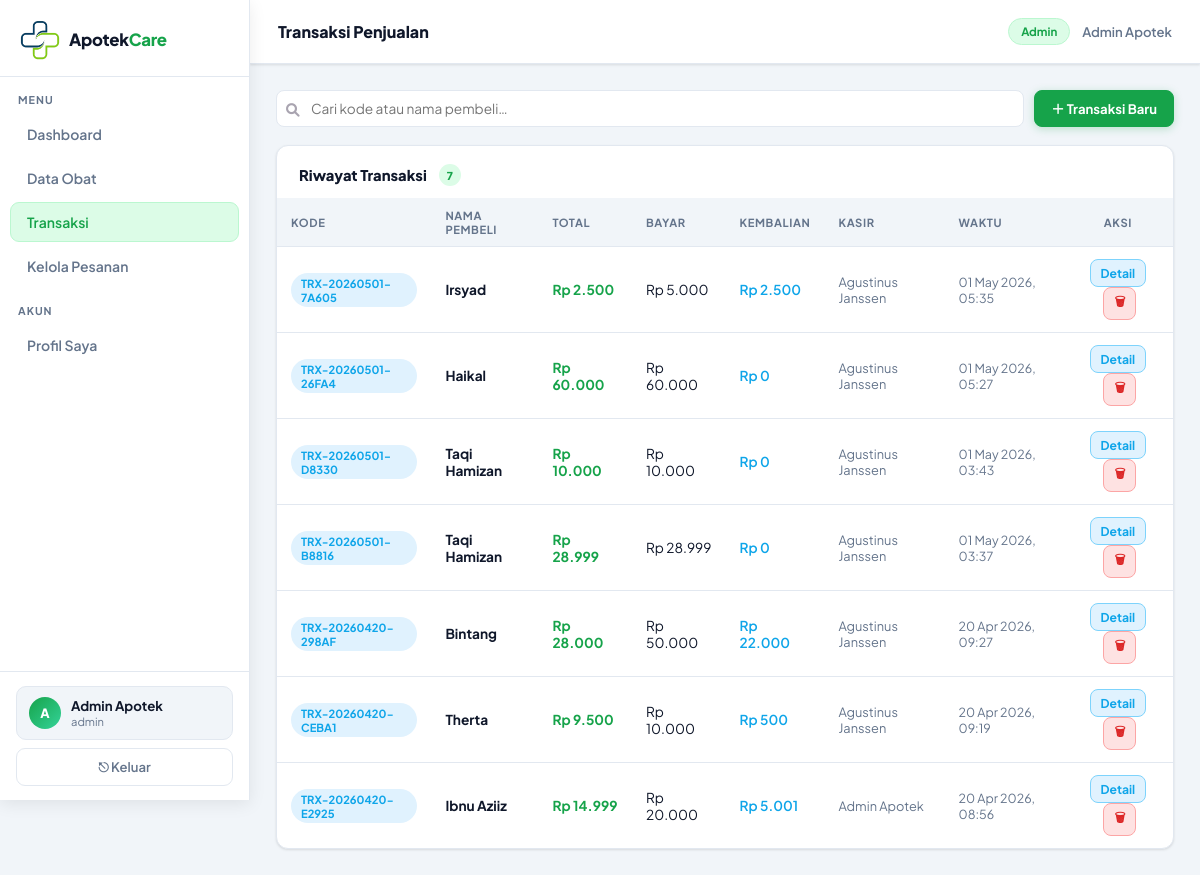
Page /apotek/transaksi.php (signed in) on the committed database.
### tables this page shows
CREATE TABLE `transaksi` (
  `id` int NOT NULL,
  `kode_transaksi` varchar(30) NOT NULL,
  `nama_pembeli` varchar(100) NOT NULL,
  `total_harga` decimal(14,2) NOT NULL DEFAULT '0.00',
  `bayar` decimal(14,2) NOT NULL DEFAULT '0.00',
  `kembalian` decimal(14,2) NOT NULL DEFAULT '0.00',
  `catatan` text,
  `user_id` int DEFAULT NULL,
  `created_at` timestamp NULL DEFAULT CURRENT_TIMESTAMP
);

CREATE TABLE `users` (
  `id` int NOT NULL,
  `nama` varchar(100) NOT NULL,
  `email` varchar(150) NOT NULL,
  `no_hp` varchar(20) DEFAULT NULL,
  `password` varchar(255) NOT NULL,
  `role` enum('admin','apoteker','customer') DEFAULT 'apoteker',
  `created_at` timestamp NULL DEFAULT CURRENT_TIMESTAMP
);

### apotek/transaksi.php (the view, shortened to what this page needs)
<?php
require_once '../config/db.php';
require_once '../includes/layout.php';
$search = trim($_GET['q']??'');
$where  = $search?"WHERE t.kode_transaksi LIKE ? OR t.nama_pembeli LIKE ?":"";
$params = $search?["%$search%","%$search%"]:[];
$stmt=$pdo->prepare("SELECT t.*,u.nama as kasir FROM transaksi t LEFT JOIN users u ON t.user_id=u.id $where ORDER BY t.created_at DESC");
$stmt->execute($params);
$trxList=$stmt->fetchAll();
?>
<link rel="stylesheet" href="https://cdnjs.cloudflare.com/ajax/libs/font-awesome/6.0.0/css/all.min.css">
<div class="toolbar">
    <div class="search-box">
        <span class="search-icon"><i class="fas fa-search" style="color: #a9a4b0"></i></span>
        <input type="text" id="sInput" placeholder="Cari kode atau nama pembeli…"
            value="<?= htmlspecialchars($search) ?>" onkeyup="liveSearch('sInput','tTrx')"/>
    </div>
    <button class="btn btn-green" onclick="openModal('m-trx')">＋ Transaksi Baru</button>
</div>
<div class="card" style="padding:0;overflow:hidden">
    <div style="padding:18px 22px 0">
        <div class="card-title" style="margin:0"> Riwayat Transaksi <span class="pill"><?= count($trxList) ?></span></div>
    </div>
    <div class="table-wrap" style="padding:12px 0 0">
        <table id="tTrx">
        <thead>
            <tr><th>Kode</th><th>Nama Pembeli</th><th>Total</th><th>Bayar</th><th>Kembalian</th><th>Kasir</th><th>Waktu</th><th style="text-align:center">Aksi</th></tr>
        </thead>
        <tbody>
        <?php if(empty($trxList)): ?>
            <tr><td colspan="9"><div class="empty"><div class="ei">📭</div><p>Belum ada transaksi</p></div></td></tr>
        <?php else: ?>
        <?php foreach($trxList as $i=>$t): ?>
            <tr>
            <td><span class="badge b-blue"><?= htmlspecialchars($t['kode_transaksi']) ?></span></td>
            <td style="font-weight:700"><?= htmlspecialchars($t['nama_pembeli']) ?></td>
            <td style="font-weight:700;color:var(--green)">Rp <?= number_format($t['total_harga'],0,',','.') ?></td>
            <td>Rp <?= number_format($t['bayar'],0,',','.') ?></td>
            <td style="color:var(--blue);font-weight:600">Rp <?= number_format($t['kembalian'],0,',','.') ?></td>
            <td style="font-size:.8rem;color:var(--muted)"><?= htmlspecialchars($t['kasir']??'—') ?></td>
            <td style="font-size:.78rem;color:var(--muted)"><?= date('d M Y, H:i',strtotime($t['created_at'])) ?></td>
            <td style="text-align:center">
                <button class="btn btn-blue btn-sm" onclick="lihatDetail(<?= $t['id'] ?>)">Detail</button>
                <button class="btn btn-red btn-sm" style="margin-left:4px" onclick="openDelTrx(<?= $t['id'] ?>,'<?= htmlspecialchars(addslashes($t['kode_transaksi'])) ?>')">🗑</button>
            </td>
            </tr>
        <?php endforeach; ?>
        <?php endif; ?>
        </tbody>
        </table>
    </div>
</div>
<?php require_once '../includes/layout_end.php'; ?>

### includes/style.css (style rules this page uses)
*,*::before,*::after { box-sizing:border-box;margin:0;padding:0 }
:root { --green: #16a34a; --green-d: #15803d; --green-l: #dcfce7; --green-m: #bbf7d0; --blue: #0ea5e9; --blue-l: #e0f2fe; --amber: #d97706; --amber-l: #fef3c7; --red: #dc2626; --red-l: #fee2e2; --text: #0f172a; --text-s: #334155; --muted: #64748b; --border: #e2e8f0; --bg: #f1f5f9; --white: #ffffff; --sidebar-w: 250px; --topbar-h: 64px; --font: 'Plus Jakarta Sans', sans-serif; --rad: 12px; --trans: .18s ease; --shadow: 0 1px 3px rgba(0,0,0,.08), 0 1px 2px rgba(0,0,0,.04); --shadow-m: 0 4px 16px rgba(0,0,0,.08); }
body { font-family:var(--font);background:var(--bg);color:var(--text);display:flex;min-height:100vh }
button { cursor:pointer;font-family:var(--font) }
.card { background:var(--white);border:1px solid var(--border); border-radius:var(--rad);padding:22px 24px; box-shadow:var(--shadow); }
.card-title { font-size:.92rem;font-weight:800;color:var(--text); margin-bottom:16px;display:flex;align-items:center;gap:8px;flex-wrap:wrap; }
.table-wrap { overflow-x:auto }
table { width:100%;border-collapse:collapse;font-size:.855rem }
thead th { background:var(--bg);padding:10px 14px; font-size:.7rem;font-weight:700;color:var(--muted); letter-spacing:.6px;text-transform:uppercase; border-bottom:1px solid var(--border);text-align:left; }
tbody tr { border-bottom:1px solid var(--border);transition:background var(--trans) }
tbody td { padding:12px 14px;vertical-align:middle }
tbody tr:last-child { border:none }
.badge { display:inline-flex;align-items:center;padding:3px 10px; border-radius:99px;font-size:.7rem;font-weight:700; }
.b-blue { background:var(--blue-l);color:var(--blue) }
.btn { display:inline-flex;align-items:center;gap:6px; padding:8px 16px;border-radius:8px;font-size:.82rem;font-weight:700; border:1.5px solid transparent;transition:all var(--trans);cursor:pointer; }
.btn-green { background:var(--green);color:#fff;border-color:var(--green);box-shadow:0 2px 8px rgba(22,163,74,.25) }
.btn-red { background:var(--red-l);color:var(--red);border-color:#fca5a5 }
.btn-sm { padding:5px 10px;font-size:.76rem }
.btn-blue { background:var(--blue-l);color:var(--blue);border-color:#7dd3fc }
.toolbar { display:flex;align-items:center;gap:10px;margin-bottom:18px;flex-wrap:wrap }
.search-box { position:relative;flex:1;min-width:180px }
.search-box input { width:100%;padding:9px 13px 9px 34px; border:1.5px solid var(--border);border-radius:8px; font-family:var(--font);font-size:.855rem;color:var(--text); background:#fff;outline:none;transition:border-color var(--trans); }
.search-icon { position:absolute;left:10px;top:50%;transform:translateY(-50%);color:var(--muted);font-size:.85rem }
.pill { display:inline-flex;align-items:center;justify-content:center; min-width:22px;height:22px;padding:0 6px; border-radius:99px;font-size:.68rem;font-weight:800; background:var(--green-l);color:var(--green);margin-left:4px; }

### rows in the picture
transaksi: kode_transaksi "TRX-20260501-7A605", nama_pembeli "Irsyad", total_harga "2.500", bayar "5.000", kembalian "2.500", user.nama "Agustinus Janssen", created_at "01 May 2026, 05:35"
transaksi: kode_transaksi "TRX-20260501-26FA4", nama_pembeli "Haikal", total_harga "60.000", bayar "60.000", kembalian "0", user.nama "Agustinus Janssen", created_at "01 May 2026, 05:27"
transaksi: kode_transaksi "TRX-20260501-D8330", nama_pembeli "Taqi Hamizan", total_harga "10.000", bayar "10.000", kembalian "0", user.nama "Agustinus Janssen", created_at "01 May 2026, 03:43"
transaksi: kode_transaksi "TRX-20260501-B8816", nama_pembeli "Taqi Hamizan", total_harga "28.999", bayar "28.999", kembalian "0", user.nama "Agustinus Janssen", created_at "01 May 2026, 03:37"
transaksi: kode_transaksi "TRX-20260420-298AF", nama_pembeli "Bintang", total_harga "28.000", bayar "50.000", kembalian "22.000", user.nama "Agustinus Janssen", created_at "20 Apr 2026, 09:27"
transaksi: kode_transaksi "TRX-20260420-CEBA1", nama_pembeli "Therta", total_harga "9.500", bayar "10.000", kembalian "500", user.nama "Agustinus Janssen", created_at "20 Apr 2026, 09:19"
transaksi: kode_transaksi "TRX-20260420-E2925", nama_pembeli "Ibnu Aziiz", total_harga "14.999", bayar "20.000", kembalian "5.001", user.nama "Admin Apotek", created_at "20 Apr 2026, 08:56"

### other values in the picture
substr($user['nama'],0,1) "A"
$user['nama'] "Admin Apotek"
$user['role'] "admin"
$pageTitle "Transaksi Penjualan"
$user['role'] "Admin"
count($trxList) "7"
